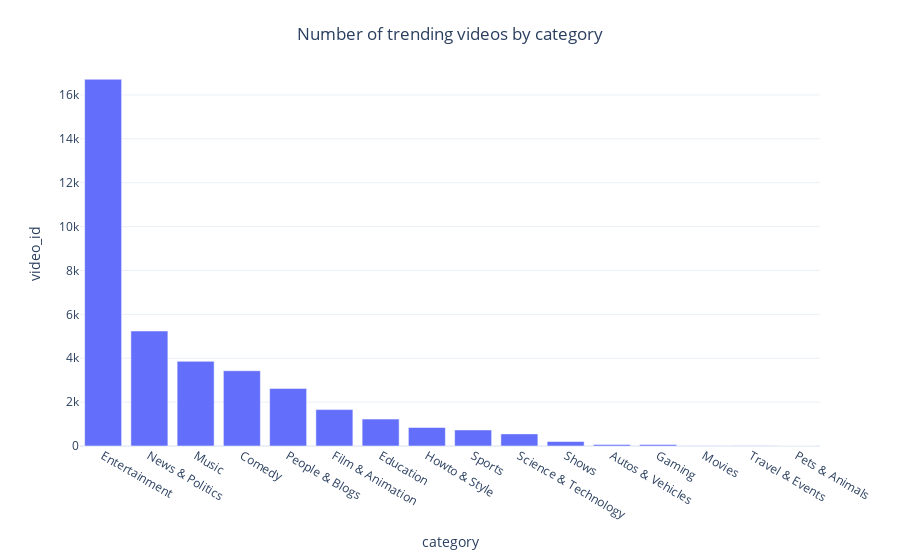

Source (notebook cell):
### Markdown cell above
Famous Categories in which the videos got trended

### Code cell
category_details = df.groupby(['category']).agg({'video_id':'count','views':'sum','likes':'sum','dislikes':'sum','comment_count':'sum'}).reset_index()

fig =px.bar(data_frame=category_details.sort_values(by='video_id', ascending=False), 
           x='category', y='video_id',
           template='plotly_white')
fig.update_layout(
    title={
        'text': "Number of trending videos by category",
        'y':0.95,
        'x':0.5,
        'xanchor': 'center',
        'yanchor': 'top'})

### Figure 1 — Plotly figure (JSON) as saved in the notebook; plotly's stock layout.template omitted (floating-point values rounded to 4 significant figures)
{"data": [{"alignmentgroup": "True", "hovertemplate": "category=%{x}<br>video_id=%{y}<extra></extra>", "legendgroup": "", "marker": {"color": "#636efa"}, "name": "", "offsetgroup": "", "orientation": "v", "showlegend": false, "textposition": "auto", "type": "bar", "x": ["Entertainment", "News & Politics", "Music", "Comedy", "People & Blogs", "Film & Animation", "Education", "Howto & Style", "Sports", "Science & Technology", "Shows", "Autos & Vehicles", "Gaming", "Movies", "Travel & Events", "Pets & Animals"], "xaxis": "x", "y": [16712, 5241, 3858, 3429, 2624, 1658, 1227, 845, 731, 552, 205, 72, 66, 16, 8, 3], "yaxis": "y"}], "layout": {"barmode": "relative", "legend": {"tracegroupgap": 0}, "margin": {"t": 60}, "title": {"text": "Number of trending videos by category", "x": 0.5, "xanchor": "center", "y": 0.95, "yanchor": "top"}, "xaxis": {"anchor": "y", "domain": [0.0, 1.0], "title": {"text": "category"}}, "yaxis": {"anchor": "x", "domain": [0.0, 1.0], "title": {"text": "video_id"}}}}
